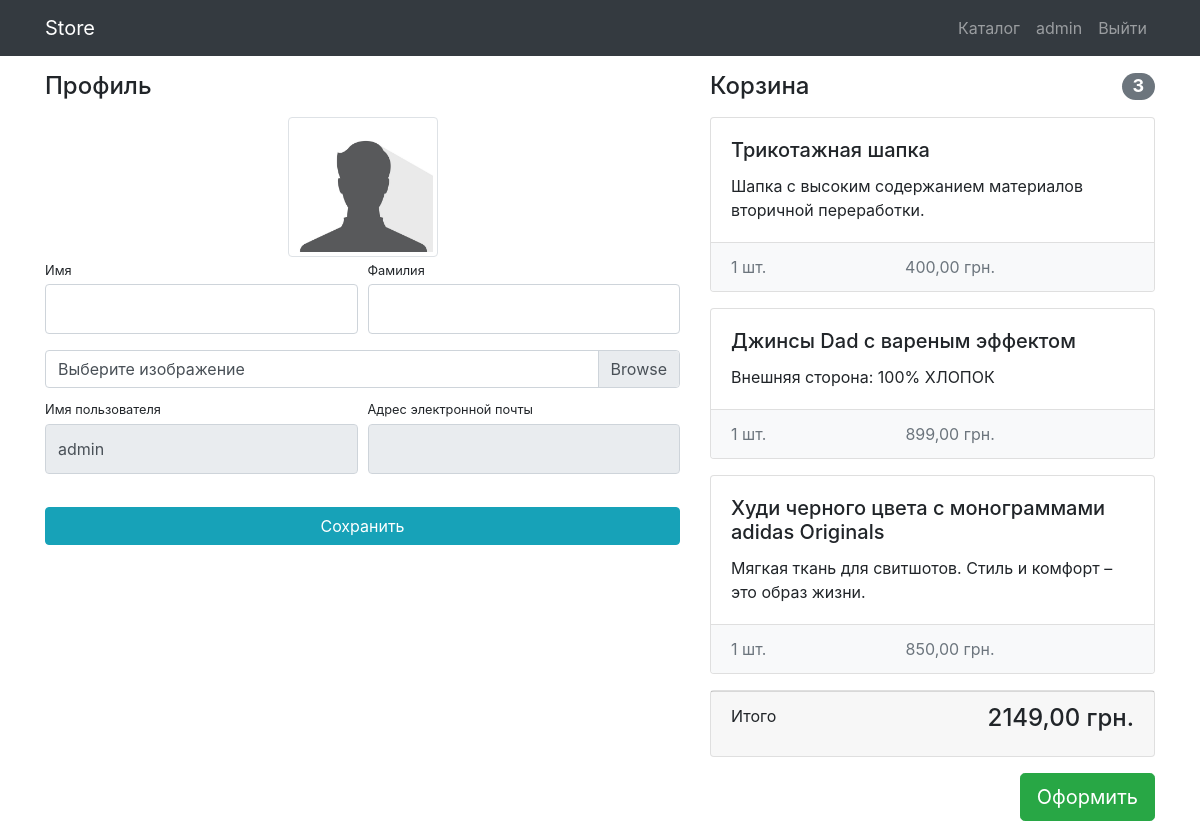
/users/profile/ (signed in), run on the app's committed database.
### users/models.py (models this page shows)
class User(AbstractUser):
    image = models.ImageField(upload_to='users_images', blank=True)

### products/models.py (models this page shows, shortened)
class Basket(models.Model):
    user = models.ForeignKey(User, on_delete=models.CASCADE)
    product = models.ForeignKey(Product, on_delete=models.CASCADE)
    quantity = models.PositiveIntegerField(default=0)
    created_timestamp = models.DateTimeField(auto_now_add=True)
    class Meta:
        verbose_name = 'Корзина'
        verbose_name_plural = 'Корзины'
    def sum(self):
        return self.quantity * self.product.price

class Product(models.Model):
    name = models.CharField(max_length=256)
    image = models.ImageField(upload_to='products_images', blank=True)
    description = models.TextField(blank=True)
    short_description = models.CharField(max_length=64, blank=True)
    price = models.DecimalField(max_digits=8, decimal_places=2, default=0)
    quantity = models.PositiveIntegerField(default=0)
    category = models.ForeignKey(ProductCategory, on_delete=models.CASCADE)  # удаление категории = удалены все товары
    class Meta:
        verbose_name = 'Продукт'
        verbose_name_plural = 'Продукты'

### users/views.py (the view)
# urls.py: path('profile/', profile, name='profile'),
@login_required
def profile(request):
    user = request.user
    if request.method == 'POST':
        form = UserProfileForm(data=request.POST, files=request.FILES, instance=user)
        if form.is_valid():
            form.save()
            return HttpResponseRedirect(reverse('users:profile'))
    else:
        form = UserProfileForm(instance=user)
    baskets = Basket.objects.filter(user=user)
    total_quantity = sum(basket.quantity for basket in baskets)
    total_sum = sum(basket.sum() for basket in baskets)
    context = {'title': 'Store - Личный кабинет',
               'form': form,
               'baskets': baskets,
               'total_quantity': total_quantity,
               'total_sum': total_sum,
    }
    return render(request, 'users/profile.html', context)

### users/forms.py
class UserProfileForm(UserChangeForm):
    username = forms.CharField(widget=forms.TextInput(attrs={'readonly': True}))
    email = forms.CharField(widget=forms.EmailInput(attrs={'readonly': True}))
    image = forms.ImageField(widget=forms.FileInput(), required=False)
    class Meta:
        model = User
        fields = ('username', 'email', 'first_name', 'last_name', 'image')
    def __init__(self, *args, **kwargs):
        super(UserProfileForm, self).__init__(*args, **kwargs)
        for field_name, field in self.fields.items():
            field.widget.attrs['class'] = 'form-control py-4'
        self.fields['image'].widget.attrs['class'] = 'custom-file-input'

### users/templates/users/profile.html (shortened to what this page needs)
{% extends 'products/base.html' %}
{% load static %}
{% block css %}
    <link href="{% static 'css/profile.css' %}" rel="stylesheet">
{% endblock %}
{% block content %}
    <div class="container">
        <div class="row">
            <div class="col-lg-7">
                <h4 class="mt-3 mb-3">Профиль</h4>
                <div class="col-lg-12 text-center">
                    <img width="150" height="150"
                         src="{% if user.image %} {{ user.image.url }} {% else %} {% static 'vendor/img/users/default-avatar.jpg' %} {% endif %}"
                         class="img-thumbnail">
                </div>
                <form action="{% url 'users:profile' %}" method="post" enctype="multipart/form-data">
                    <div class="form-row">
                        <div class="col-lg-6">
                            <div class="form-group">
                                <label class="small mb-1" for="{{ form.first_name.id_for_label }}">Имя</label>
                                {{ form.first_name }}
                            </div>
                        </div>
                        <div class="col-lg-6">
                            <div class="form-group">
                                <label class="small mb-1" for="{{ form.last_name.id_for_label }}">Фамилия</label>
                                {{ form.last_name }}
                            </div>
                        </div>
                    </div>
                    <div class="form-row mb-2">
                        <div class="col-lg-12">
                            <div class="custom-file">
                                <label class="custom-file-label" for="{{ form.image.id_for_label }}">Выберите изображение</label>
                            </div>
                        </div>
                    </div>
                    <div class="form-row">
                        <div class="col-lg-6">
                            <label class="small mb-1" for="{{ form.username.id_for_label }}">Имя пользователя</label>
                            {{ form.username }}
                        </div>
                        <div class="col-lg-6">
                            <label class="small mb-1" for="{{ form.email.id_for_label }}">Адрес электронной
                                почты</label>
                            {{ form.email }}
                        </div>
                    </div>
                    <div class="form-row">
                        <div class="col-lg-12" style="margin-top: 33px;">
                            <input class="btn btn-info btn-block" type="submit" value="Сохранить">
                        </div>
                    </div>
                </form>
            </div>
            {% include 'products/basket.html' %}
        </div>
    </div>
{% endblock %}

### products/templates/products/base.html (shortened to what this page needs)
{% load static %}
<!DOCTYPE html>
<html lang="en">
<head>
    <link href="{% static 'vendor/bootstrap/css/bootstrap.min.css' %}" rel="stylesheet">
    {% block css %} {% endblock %}
</head>
<body>
<nav class="navbar navbar-expand-lg navbar-dark bg-dark fixed-top">
    <div class="container">
        <a class="navbar-brand" href="{% url 'index' %}">Store</a>
        <div class="collapse navbar-collapse" id="navbarResponsive">
            <ul class="navbar-nav ml-auto">
                <li class="nav-item">
                    <a class="nav-link" href="{% url 'products:index' %}">Каталог  </a>
                </li>
                {% if user.is_authenticated %}
                    <li class="nav-item">
                        <a class="nav-link" href="{% url 'users:profile' %}">{{ user.username }}
                        </a>
                    </li>
                    <li class="nav-item">
                        <a class="nav-link" href="{% url 'users:logout' %}">Выйти </a>
                    </li>
                {% else %}
                    <li class="nav-item">
                        <a class="nav-link" href="{% url 'users:login' %}">Войти <i class="fas fa-sign-in-alt"></i></a>
                    </li>
                {% endif %}
            </ul>
        </div>
    </div>
</nav>
{% block content %} {% endblock %}
</body>
</html>

### products/templates/products/basket.html (shortened to what this page needs)
{% if baskets %}
    <div class="col-lg-5">
    <h4 class="mt-3 mb-3 d-flex justify-content-between align-items-center mb-3">
        Корзина <span class="badge badge-secondary badge-pill">{{ total_quantity }}</span>
    </h4>
    {% for basket in baskets %}
        <div class="card mb-3">
            <div class="card-body">
                <h5 class="card-title">{{ basket.product.name }}</h5>
                <p class="card-text">{{ basket.product.short_description }}</p>
            </div>
            <ul class="list-group list-group-flush">
                <li class="list-group-item d-flex justify-content-between lh-condensed bg-light">
                    <span class="text-muted">{{ basket.quantity }} шт.</span>
                    <span class="text-muted">{{ basket.sum }} грн.</span>
                </li>
            </ul>
        </div>
    {% endfor %}
    <div class="card mb-3">
        <div class="card-footer">
            <p class="float-left">Итого</p>
            <h4 class="float-right">{{ total_sum }} грн.</h4>
        </div>
    </div>
    <button type="button" class="btn btn-success btn-lg float-right">Оформить</button>
</div>
{% else  %}
    <h4 class="mt-3 mb-3 mb-3 text-center">
        Корзина пуста
    </h4>
{% endif %}

### static/css/profile.css (style rules this page uses)
body { padding-top: 56px; }

### data on the page
User: username "admin"
Basket: product.name "Трикотажная шапка", product.short_description "Шапка с высоким содержанием материалов вторичной переработки.", quantity "1", sum "400,00"
Basket: product.name "Джинсы Dad с вареным эффектом", product.short_description "Внешняя сторона: 100% ХЛОПОК", quantity "1", sum "899,00"
Basket: product.name "Худи черного цвета с монограммами adidas Originals", product.short_description "Мягкая ткань для свитшотов. Стиль и комфорт – это образ жизни.", quantity "1", sum "850,00"

### other printed values
{{ total_quantity }} "3"
{{ total_sum }} "2149,00"
